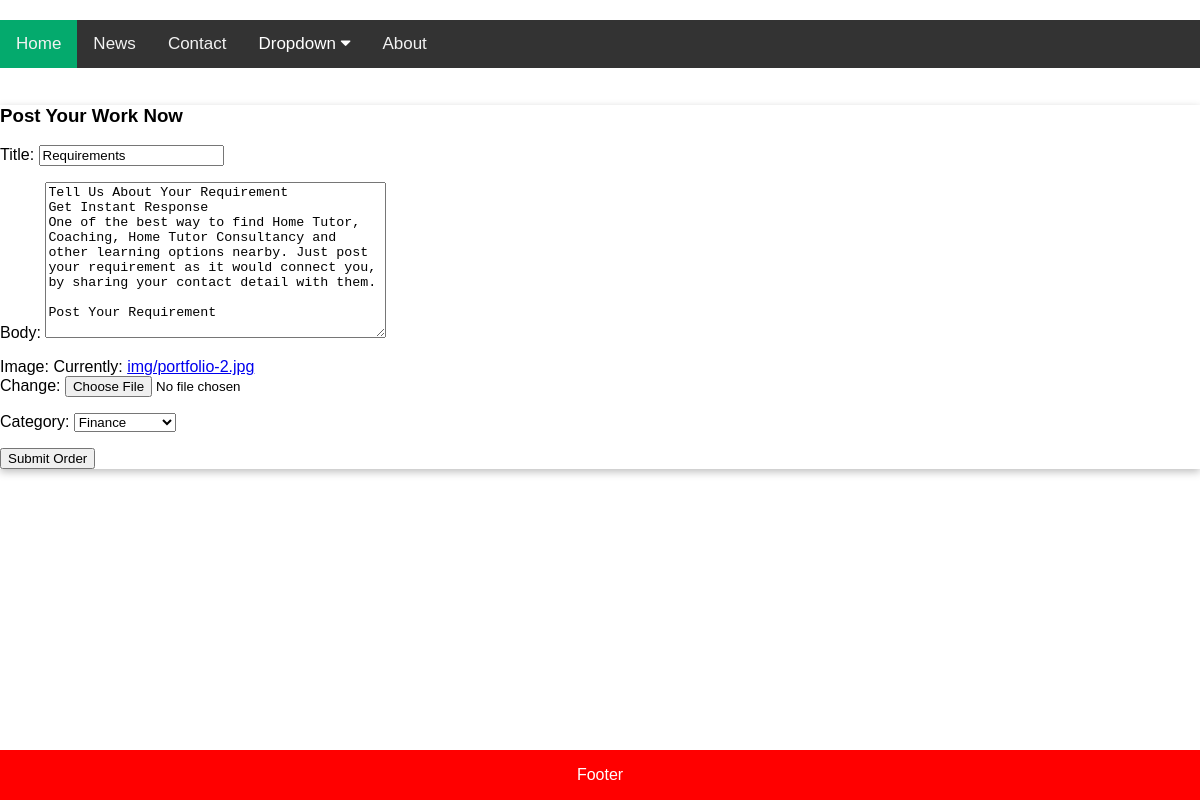
Screenshot of /update-post/requirements with the database file from the repository.
### freelanceapp/models.py (models this page shows, shortened)
class Post(models.Model):
    writer = models.ForeignKey(UserProfile, on_delete = models.SET_NULL, null=True, blank=True)
    title= models.CharField(max_length=500)
    body = models.TextField()
    image = models.ImageField(upload_to='img')
    post_id = models.UUIDField(default=uuid.uuid4, primary_key=True, unique=True, editable=False)
    created = models.DateTimeField(auto_now_add=True)
    modified = models.DateTimeField(auto_now=True)
    slug = models.SlugField()
    category = models.ForeignKey('Category', on_delete=models.SET_NULL, blank=True, null=True)

class Category(models.Model):
    title = models.CharField(max_length=100)
    catogory_id = models.UUIDField(default=uuid.uuid4, primary_key=True, unique=True, editable=False)
    slug = models.SlugField()
    def __str__(self):
        return self.title

### freelanceapp/views.py (the view, shortened to what this page needs)
# urls.py: path('update-post/<str:slug>', views.updatePost, name='update'),
def updatePost(request, slug):
    post = Post.objects.get(slug=slug)
    form = PostForm(instance=post)
    context= {'form':form}
    return render(request, 'freelanceapp/create.html', context)

### freelanceapp/forms.py
class PostForm(ModelForm):
    class Meta:
        model = Post
        exclude = ['slug', 'writer']

### freelanceapp/templates/freelanceapp/create.html (shortened to what this page needs)
{% extends 'base.html' %}
{% block content %}
<div class="container">
    <h3>Post Your Work Now</h3>
    <form method="POST" enctype="multipart/form-data">
        {{form.as_p}}
        <input type="submit" value="Submit Order">
    </form>
</div>
{% endblock %}

### static/css/styles.css (style rules this page uses)
body { margin:0;font-family:Arial }

### static/css/detail.css (style rules this page uses)
body { margin-top:20px; }

### freelanceapp/templates/freelanceapp/create.html (style rules this page uses)
.container { box-shadow: rgba(0, 0, 0, 0.25) 0px 3px 8px; }

### rows the page displays
Post: title "Requirements", body "Tell Us About Your Requirement Get Instant Response One of the best way to find Home Tutor, Coaching, Home Tutor Consultancy and other learning options nearby. Just post your requirement as it would connect you, by sharing your contact detail with them. Post Your Requirement", category "Finance"
